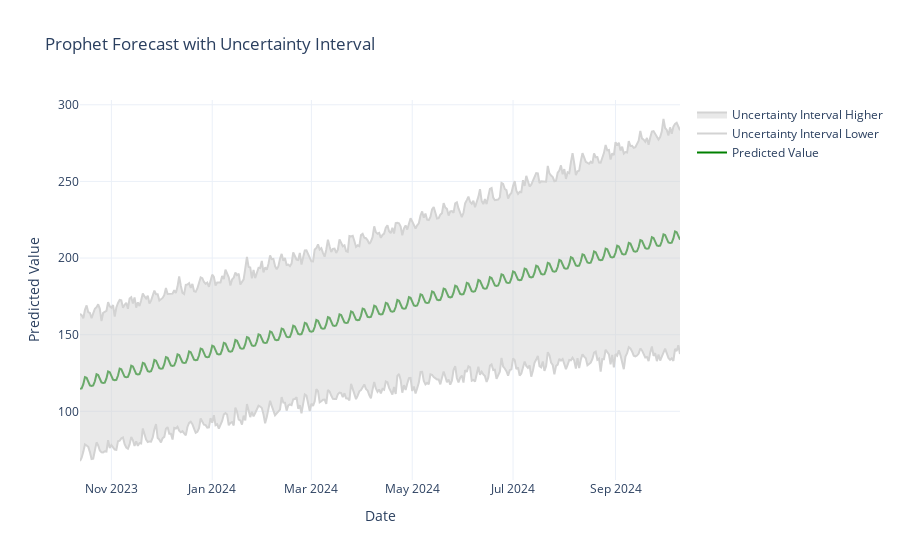

The notebook cell this image was saved under:
### Code cell
# Create a Plotly line chart for the forecast data
fig = go.Figure()

# Add the predictions
fig.add_trace(go.Scatter(x=forecast_table['Date'], y=forecast_table['Predicted Value'], mode='lines', line=dict(color='green'), name='Predicted Value'))

# Add shaded areas for the uncertainty interval
fig.add_trace(go.Scatter(x=forecast_table['Date'], y=forecast_table['Predicted Value Lower'], fill=None, mode='lines', line=dict(color='lightgray'), name='Uncertainty Interval Lower'))
fig.add_trace(go.Scatter(x=forecast_table['Date'], y=forecast_table['Predicted Value Higher'], fill='tonexty', mode='lines', line=dict(color='lightgray'), name='Uncertainty Interval Higher'))

# Customize the layout
fig.update_layout(
    title='Prophet Forecast with Uncertainty Interval',
    xaxis_title='Date',
    yaxis_title='Predicted Value',
    template='plotly_white' 
)

# Specify the file path and format for saving the image
plt.savefig('predictions_plotly.png')

# Show the Plotly graph
fig.show()

### Figure 1 — Plotly figure (JSON) as saved in the notebook; plotly's stock layout.template omitted (floating-point values rounded to 4 significant figures; data arrays with more than 128 entries replaced by an {"elided": "..."} marker saying what was removed)
{"data": [{"line": {"color": "green"}, "mode": "lines", "name": "Predicted Value", "type": "scatter", "x": {"elided": "364 str values"}, "y": {"elided": "364 float values"}}, {"line": {"color": "lightgray"}, "mode": "lines", "name": "Uncertainty Interval Lower", "type": "scatter", "x": {"elided": "364 str values"}, "y": {"elided": "364 float values"}}, {"fill": "tonexty", "line": {"color": "lightgray"}, "mode": "lines", "name": "Uncertainty Interval Higher", "type": "scatter", "x": {"elided": "364 str values"}, "y": {"elided": "364 float values"}}], "layout": {"title": {"text": "Prophet Forecast with Uncertainty Interval"}, "xaxis": {"title": {"text": "Date"}}, "yaxis": {"title": {"text": "Predicted Value"}}}}
